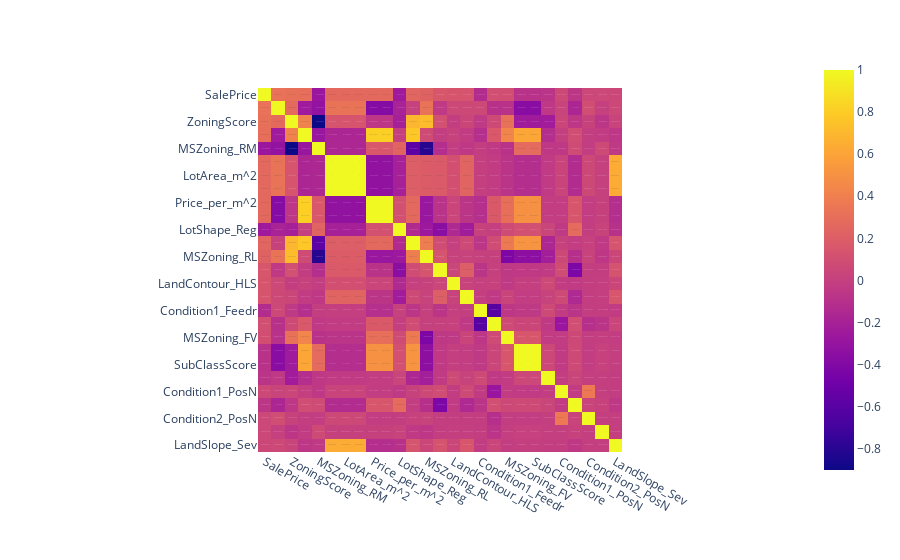

The notebook cell saved with this chart:
### Code cell
corr_subset = correlation.loc[in_use_features, in_use_features]
fig = ptx.imshow(corr_subset, text_auto=True)
fig.show()

### Figure 1 — Plotly figure (JSON) as saved in the notebook; plotly's stock layout.template omitted (floating-point values rounded to 4 significant figures; data arrays with more than 128 entries replaced by an {"elided": "..."} marker saying what was removed)
{"data": [{"coloraxis": "coloraxis", "hovertemplate": "x: %{x}<br>y: %{y}<br>color: %{z}<extra></extra>", "name": "0", "texttemplate": "%{z}", "type": "heatmap", "x": ["SalePrice", "LotFrontage", "ZoningScore", "EVI", "MSZoning_RM", "LotArea", "LotArea_m^2", "LotAreaNorm", "Price_per_m^2", "Price_per_m^2_norm", "LotShape_Reg", "PDI", "MSZoning_RL", "LotConfig_CulDSac", "LandContour_HLS", "LotShape_IR2", "Condition1_Feedr", "Condition1_Norm", "MSZoning_FV", "MSSubClass", "SubClassScore", "MSZoning_RH", "Condition1_PosN", "LotConfig_Inside", "Condition2_PosN", "Condition2_PosA", "LandSlope_Sev"], "xaxis": "x", "y": ["SalePrice", "LotFrontage", "ZoningScore", "EVI", "MSZoning_RM", "LotArea", "LotArea_m^2", "LotAreaNorm", "Price_per_m^2", "Price_per_m^2_norm", "LotShape_Reg", "PDI", "MSZoning_RL", "LotConfig_CulDSac", "LandContour_HLS", "LotShape_IR2", "Condition1_Feedr", "Condition1_Norm", "MSZoning_FV", "MSSubClass", "SubClassScore", "MSZoning_RH", "Condition1_PosN", "LotConfig_Inside", "Condition2_PosN", "Condition2_PosA", "LandSlope_Sev"], "yaxis": "y", "z": {"elided": "27x27 float values"}}], "layout": {"coloraxis": {"colorscale": [[0, "#0d0887"], [0.1111, "#46039f"], [0.2222, "#7201a8"], [0.3333, "#9c179e"], [0.4444, "#bd3786"], [0.5556, "#d8576b"], [0.6667, "#ed7953"], [0.7778, "#fb9f3a"], [0.8889, "#fdca26"], [1, "#f0f921"]]}, "margin": {"t": 60}, "xaxis": {"anchor": "y", "constrain": "domain", "domain": [0, 1], "scaleanchor": "y"}, "yaxis": {"anchor": "x", "autorange": "reversed", "constrain": "domain", "domain": [0, 1]}}}
